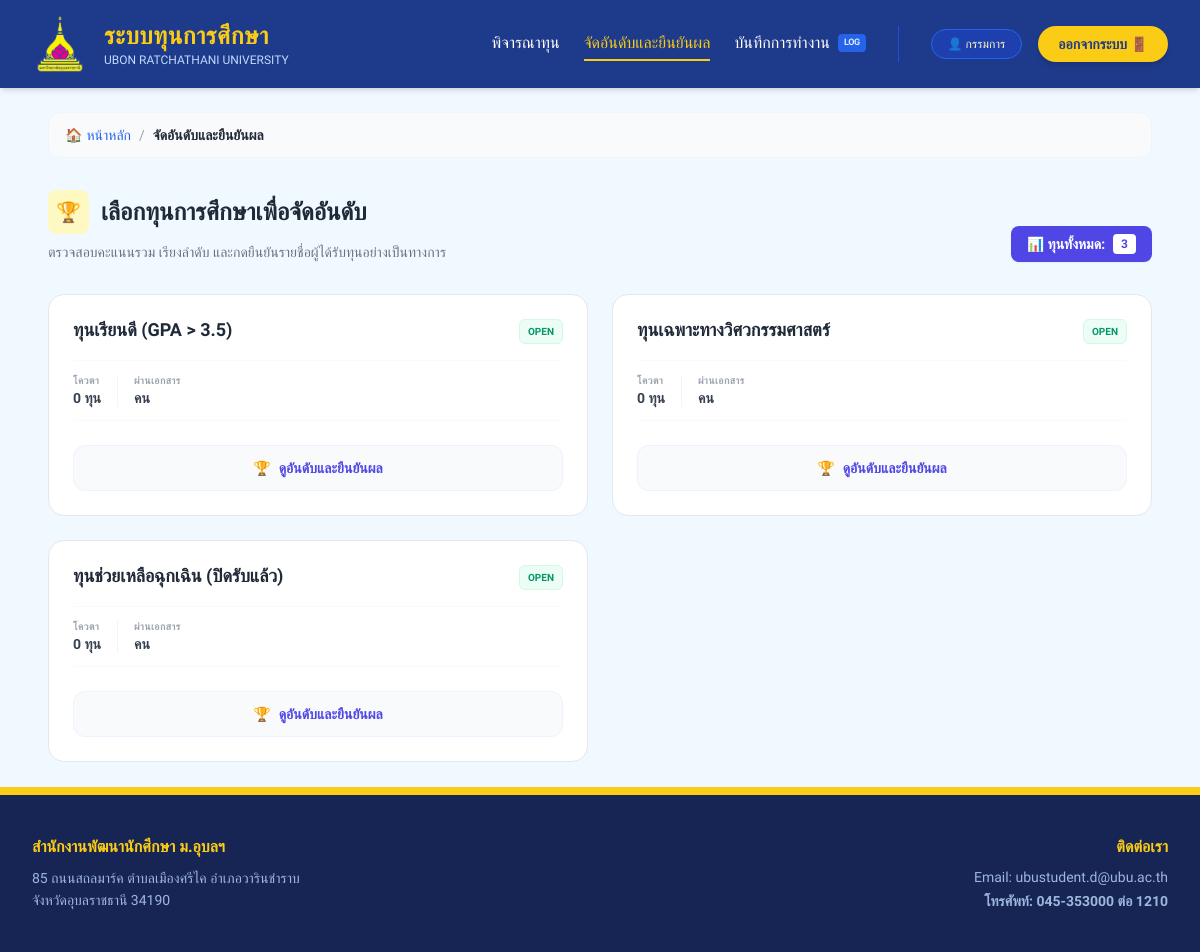
/director/ranking-selection, run on an earlier commit of the app's database.
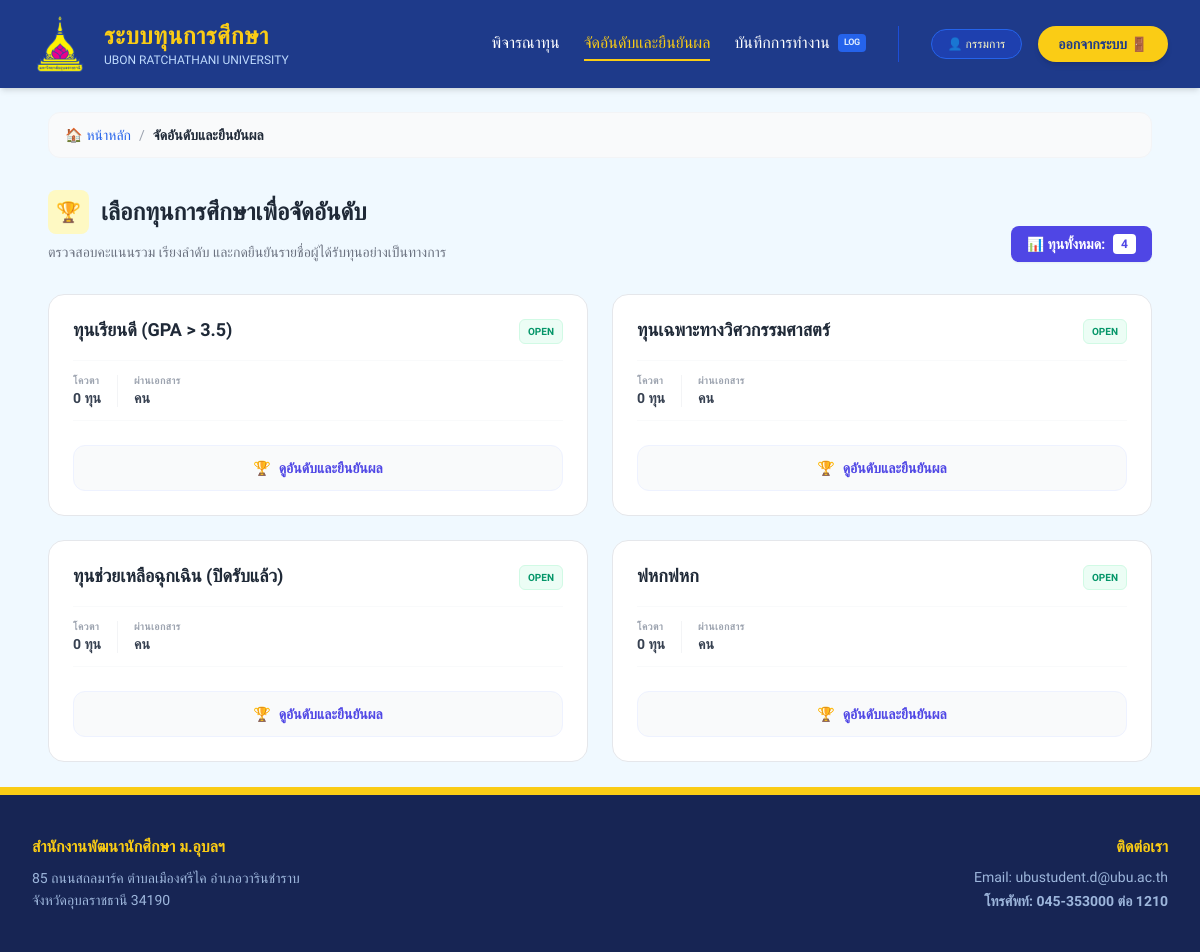
And on a later commit of the database.
### models.py (models this page shows, shortened)
class Scholarship(db.Model):
    __tablename__ = 'scholarship'
    id = db.Column(db.String(20), primary_key=True)
    name = db.Column(db.String(100), nullable=False) # ชื่อทุน
    quota = db.Column(db.Integer, default=0) # จำนวนกี่ทุน
    amount = db.Column(db.Float, nullable=True) # ทุนละเท่าไหร่
    category = db.Column(db.String(50)) # ประเภทของทุน (เช่น ทุนภายใน/ภายนอก)
    start_date = db.Column(db.Date) # วันที่เปิดรับสมัคร
    end_date = db.Column(db.Date) # วันที่ปิดรับสมัคร
    provider = db.Column(db.String(100)) # หน่วยงานของทุนนั้นๆ
    min_gpax = db.Column(db.Float, nullable=True)
    income_cap = db.Column(db.Float, nullable=True) # กำหนดเพดานรายได้ (ถ้ามี)
    status = db.Column(db.String(20), default='open')  # สถานะของทุน open(เปิดรับ),checking=close(กำลังตรวจสอบ,ปิดทุน), interview(รายชื่อสัมภาษณ์), announce(รายชื่อได้รับทุน)
    interview_file_url = db.Column(db.String(500))    # ลิงก์ไฟล์ประกาศสัมภาษณ์
    announce_file_url = db.Column(db.String(500))     # ลิงก์ไฟล์ประกาศคนได้ทุน
    faculty_condition = db.Column(db.String(100), nullable=True) # หรือเป็น Text ก็ได้
    criteria = db.relationship('Criterion', backref='scholarship', lazy=True)
    applications = db.relationship('Application', backref='scholarship', lazy=True)

### routes/director_routes.py (the view)
@director_bp.route("/ranking-selection")
def ranking_selection():
    scholarships = Scholarship.query.all()
    return render_template("director/ranking_selection.html", scholarships=scholarships)

### templates/director/ranking_selection.html (shortened to what this page needs)
{% extends "layouts/base_director.html" %}
{% block content %}
<div class="max-w-6xl mx-auto font-prompt p-6">
    <nav class="flex items-center text-sm font-medium mb-8 space-x-2 no-print bg-gray-50 py-3 px-4 rounded-xl border border-gray-100">
        <a href="{{ url_for('director.home') }}" class="text-blue-600 hover:text-blue-800 transition flex items-center gap-1">
            <span>🏠</span> หน้าหลัก
        </a>
        <span class="text-gray-400">/</span>
        <span class="text-gray-800 font-bold">จัดอันดับและยืนยันผล</span>
    </nav>
    <div class="mb-8 flex flex-col md:flex-row md:items-end justify-between gap-4">
        <div>
            <h2 class="text-2xl font-extrabold text-gray-800 flex items-center gap-3">
                <span class="bg-yellow-100 p-2 rounded-lg text-xl">🏆</span>
                เลือกทุนการศึกษาเพื่อจัดอันดับ
            </h2>
            <p class="text-gray-500 text-sm mt-2">ตรวจสอบคะแนนรวม เรียงลำดับ และกดยืนยันรายชื่อผู้ได้รับทุนอย่างเป็นทางการ</p>
        </div>
        <div class="bg-indigo-600 text-white px-4 py-2 rounded-lg shadow-sm text-sm font-bold flex items-center gap-2">
            <span>📊 ทุนทั้งหมด:</span>
            <span class="bg-white text-indigo-600 px-2 py-0.5 rounded text-xs">{{ scholarships|length }}</span>
        </div>
    </div>
    <div class="grid grid-cols-1 md:grid-cols-2 lg:grid-cols-2 gap-6">
        {% for scholarship in scholarships %}
        <div class="bg-white p-6 rounded-2xl border border-gray-200 hover:border-indigo-400 hover:shadow-xl transition-all duration-300 group flex flex-col justify-between">
            <div>
                <div class="flex justify-between items-start mb-4">
                    <h3 class="text-lg font-bold text-gray-800 group-hover:text-indigo-600 transition-colors leading-tight">
                        {{ scholarship.name }}
                    </h3>
                    <span class="bg-emerald-50 text-emerald-600 text-[10px] font-bold px-2 py-1 rounded-md border border-emerald-100">OPEN</span>
                </div>
                <div class="flex items-center gap-4 py-3 border-y border-gray-50 mb-4">
                    <div class="flex flex-col">
                        <span class="text-[10px] text-gray-400 uppercase font-bold tracking-wider">โควตา</span>
                        <span class="text-sm font-bold text-gray-700">{{ scholarship.quota }} ทุน</span>
                    </div>
                    <div class="flex flex-col">
                        <span class="text-[10px] text-gray-400 uppercase font-bold tracking-wider">ผ่านเอกสาร</span>
                        <span class="text-sm font-bold text-gray-700">{{ scholarship.passed_docs }} คน</span>
                    </div>
                </div>
            </div>
            <div class="mt-2">
                <a href="{{ url_for('director.scholarship_ranking', scholarship_id=scholarship.id) }}"
                   class="w-full bg-gray-50 text-indigo-600 group-hover:bg-indigo-600 group-hover:text-white px-4 py-3 rounded-xl text-sm font-bold transition-all flex items-center justify-center gap-2 border border-indigo-50 group-hover:border-indigo-600">
                    <span>🏆</span> ดูอันดับและยืนยันผล
                </a>
            </div>
        </div>
        {% else %}
        <div class="col-span-full py-20 text-center bg-gray-50 rounded-3xl border-2 border-dashed border-gray-200">
            <p class="text-gray-400">ไม่พบข้อมูลทุนการศึกษาในระบบ</p>
        </div>
        {% endfor %}
    </div>
</div>
{% endblock %}

What changed in the data, as far as the page shows it:
added Scholarship: name "ฟหกฟหก", quota "0"
Also different on the page:
{{ scholarships|length }}: "3" → "4"
